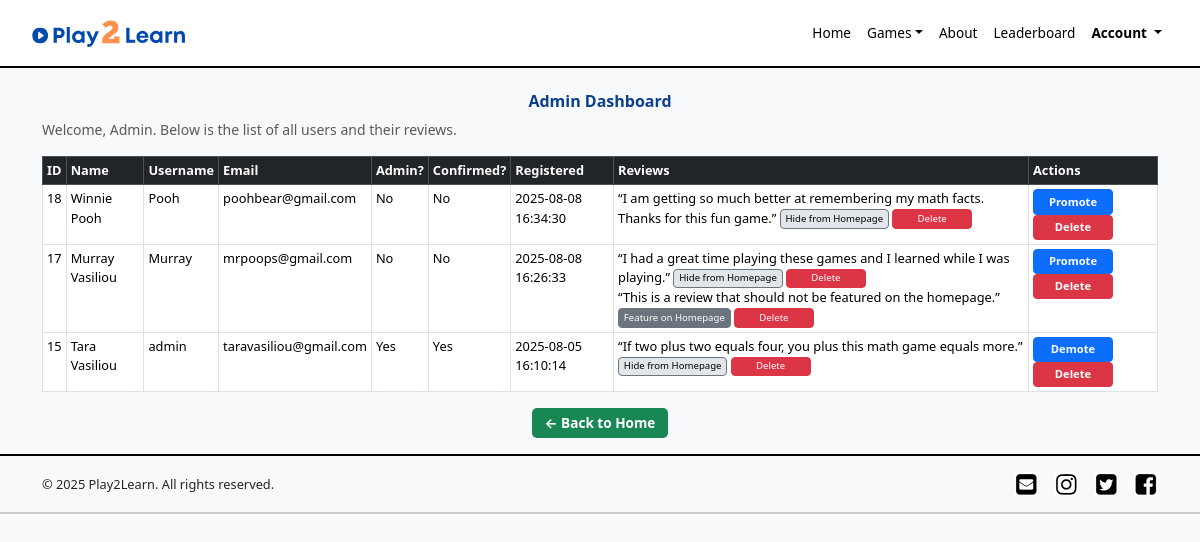
Page /admin.php (signed in) on the committed database.
### tables this page shows
CREATE TABLE `users` (
  `user_id` int NOT NULL,
  `first_name` varchar(50) NOT NULL,
  `last_name` varchar(50) NOT NULL,
  `email` varchar(100) NOT NULL,
  `username` varchar(30) NOT NULL,
  `pass_phrase` varchar(500) NOT NULL,
  `is_admin` tinyint NOT NULL DEFAULT '0',
  `date_registered` datetime NOT NULL DEFAULT CURRENT_TIMESTAMP,
  `registration_confirmed` tinyint NOT NULL DEFAULT '0'
);

CREATE TABLE `reviews` (
  `review_id` int NOT NULL,
  `user_id` int DEFAULT NULL,
  `review` longtext NOT NULL,
  `featured` tinyint NOT NULL DEFAULT '0'
);

### admin.php (the view, shortened to what this page needs)
<?php
require_once 'includes/db.php';
$users = $pdo->query("SELECT * FROM users ORDER BY date_registered DESC")->fetchAll(PDO::FETCH_ASSOC);
$reviewStmt = $pdo->query("SELECT * FROM reviews");
$reviewsByUser = [];
foreach ($reviewStmt as $review) {
    $reviewsByUser[$review['user_id']][] = $review;
}
?>
<!DOCTYPE html>
<html lang="en">
<head>
  <link href="https://cdn.jsdelivr.net/npm/bootstrap@5.3.3/dist/css/bootstrap.min.css" rel="stylesheet" />
  <link href="includes/normalize.css" rel="stylesheet">
  <link href="includes/styles.css" rel="stylesheet" />
</head>
<body class="bg-light">
<?php include 'includes/header.php'; ?>
<div class="container pt-0 pb-0">
  <h3>Admin Dashboard</h3>
  <p class="small text-muted">Welcome, Admin. Below is the list of all users and their reviews.</p>
  <div class="table-responsive">
    <table class="table table-bordered table-hover table-sm small bg-white">
      <thead class="table-dark">
        <tr>
          <th>ID</th>
          <th>Name</th>
          <th>Username</th>
          <th>Email</th>
          <th>Admin?</th>
          <th>Confirmed?</th>
          <th>Registered</th>
          <th>Reviews</th>
          <th>Actions</th>
        </tr>
      </thead>
      <tbody>
        <?php foreach ($users as $user): ?>
          <tr>
            <td><?= $user['user_id'] ?></td>
            <td><?= htmlspecialchars($user['first_name'] . ' ' . $user['last_name']) ?></td>
            <td><?= htmlspecialchars($user['username']) ?></td>
            <td><?= htmlspecialchars($user['email']) ?></td>
            <td><?= $user['is_admin'] ? 'Yes' : 'No' ?></td>
            <td><?= $user['registration_confirmed'] ? 'Yes' : 'No' ?></td>
            <td><?= $user['date_registered'] ?></td>
            <td>
              <?php if (!empty($reviewsByUser[$user['user_id']])): ?>
                <ul class="list-unstyled mb-0">
                  <?php foreach ($reviewsByUser[$user['user_id']] as $rev): ?>
                    <li>
                      <q><?= htmlspecialchars($rev['review']) ?></q>
                      <form method="POST" class="d-inline">
                        <?php if ($rev['featured']): ?>
                        <button name="action" value="unconfirm_review" class="btn btn-sm btn-secondary btn-fixed-width"
                        style="padding: 0.1rem 0.3rem; font-size: 0.6rem; font-weight: normal; background-color: #e2e6ea; color: #000;">
                        Hide from Homepage </button>
                        <?php else: ?>
                        <button name="action" value="confirm_review" class="btn btn-sm btn-secondary btn-fixed-width"
                        style="padding: 0.1rem 0.3rem; font-size: 0.6rem; font-weight: normal;">
                        Feature on Homepage </button>
                        <?php endif; ?>
                      </form>
                      <form method="POST" class="d-inline" onsubmit="return confirm('Are you sure you want to delete this review?');">
                        <button name="action" value="delete_review" class="btn btn-sm btn-danger btn-fixed-width"
                          style="padding: 0.1rem 0.3rem; font-size: 0.6rem; font-weight: normal;">
                          Delete
                        </button>
                      </form>
                    </li>
                  <?php endforeach; ?>
                </ul>
              <?php else: ?>
                <span class="text-muted">No review</span>
              <?php endif; ?>
            </td>
            <td>
              <form method="POST" style="display:inline-block;">
                <?php if ($user['is_admin']): ?>
                  <button name="action" value="demote" class="btn btn-primary btn-sm btn-fixed-width" style="padding: 0.2rem 0.5rem; font-size: 0.7rem; font-weight: bold;">Demote</button>
                <?php else: ?>
                  <button name="action" value="promote" class="btn btn-primary btn-sm btn-fixed-width" style="padding: 0.2rem 0.5rem; font-size: 0.7rem; font-weight: bold;">Promote</button>
                <?php endif; ?>
              </form>
              <form method="POST" style="display:inline-block;" onsubmit="return confirm('Are you sure you want to delete this user?');">
                <button name="action" value="delete" class="btn btn-danger btn-sm btn-fixed-width" style="padding: 0.2rem 0.5rem; font-size: 0.7rem; font-weight: bold;">Delete</button>
              </form>
            </td>
          </tr>
        <?php endforeach; ?>
      </tbody>
    </table>
  </div>
  <div class="mb-3 text-center">
    <a href="index.php" class="playButton">← Back to Home</a>
  </div>
</div>
<?php include 'includes/footer.php'; ?>
</body>
</html>

### includes/header.php (shortened to what this page needs)
<header>
  <nav class="navbar navbar-expand-lg navbar-light container">
    <a class="navbar-brand" href="index.php">
      <img src="images/Play2Learn.svg" alt="Play2Learn Home Logo" height="40" />
    </a>
    <div class="collapse navbar-collapse" id="mainNav">
      <ul class="navbar-nav ms-auto">
        <li class="nav-item"><a class="nav-link" href="index.php">Home</a></li>
        <li class="nav-item dropdown">
          <a class="nav-link dropdown-toggle" href="#" role="button" data-bs-toggle="dropdown">Games</a>
        </li>
        <li class="nav-item"><a class="nav-link" href="about.php">About</a></li>
        <?php if (isset($_SESSION['user_id'])): ?>
          <li class="nav-item"><a class="nav-link" href="leaderboard.php">Leaderboard</a></li>
          <li class="nav-item dropdown">
            <a class="nav-link dropdown-toggle fw-bold" href="#" role="button" data-bs-toggle="dropdown">
              Account
            </a>
          </li>
        <?php else: ?>
          <li class="nav-item"><a class="nav-link" href="login.php">Login</a></li>
        <?php endif; ?>
      </ul>
    </div>
  </nav>
</header>

### includes/footer.php
<footer class="bg-light py-3">
  <div class="container d-flex flex-column flex-md-row justify-content-between align-items-center">
    <p class="mb-2 mb-md-0">&copy; 2025 Play2Learn. All rights reserved.</p>
    <div class="d-flex gap-3">
      <a href="contact-us.php" aria-label="Email">
        <img src="images/icon-contact-us.png" alt="Email" width="24" height="24">
      </a>
      <a href="https://instagram.com" target="_blank" aria-label="Instagram">
        <img src="images/icon-instagram.png" alt="Instagram" width="24" height="24">
      </a>
      <a href="https://twitter.com" target="_blank" aria-label="Twitter">
        <img src="images/icon-twitter.png" alt="Twitter" width="24" height="24">
      </a>
      <a href="https://facebook.com" target="_blank" aria-label="Facebook">
        <img src="images/icon-facebook.png" alt="Facebook" width="24" height="24">
      </a>
    </div>
  </div>
</footer>

### includes/styles.css (style rules this page uses)
header { border-bottom: 2px solid black; background-color: white; margin-bottom: 1.5rem; }
.navbar { border-bottom: none !important; background-color: white; }
.navbar-nav .nav-link { font-size: 0.85rem; color: #000; }
.navbar .dropdown-toggle { border: none !important; box-shadow: none !important; background: transparent !important; }
footer { border-top: 2px solid #000 !important; border-bottom: 2px solid #ccc !important; background-color: #f8f9fa; padding: 0.75rem 1rem; }
footer p { font-size: 0.8rem; margin-bottom: 0; }
footer .container { display: flex; flex-direction: column; flex-wrap: wrap; justify-content: space-between; align-items: center; }
footer .d-flex { gap: 1rem; }
.d-flex.gap-3 > a img { width: 24px; height: 24px; display: block; }
h3 { text-align: center; font-weight: bold; font-size: 1rem; color: #0b3d91; }
.playButton { display: inline-block; padding: 0.3rem 0.8rem; background-color: #198754; color: white; font-weight: 700; font-size: 0.85rem; text-decoration: none; border-radius: 5px; transition: background-color 0.3s ease; align-self: flex-end; }
button.btn { font-size: 0.9rem; padding: 0.375rem 0.75rem; }
form { max-width: 480px; margin-left: auto; margin-right: auto; }

### admin.php (style rules this page uses)
table.table.small, table.table.small td, table.table.small th { font-size: 0.8rem; }
.btn-fixed-width { min-width: 80px; text-align: center; display: inline-block; white-space: nowrap; }

### rows in the picture
users: user_id "18", first_name+last_name "Winnie Pooh", username "Pooh", email "poohbear@gmail.com", is_admin "No", registration_confirmed "No", date_registered "2025-08-08 16:34:30"
reviews: review "I am getting so much better at remembering my math facts. Thanks for this fun game.", featured "Hide from Homepage"
users: user_id "17", first_name+last_name "Murray Vasiliou", username "Murray", email "mrpoops@gmail.com", is_admin "No", registration_confirmed "No", date_registered "2025-08-08 16:26:33"
reviews: review "I had a great time playing these games and I learned while I was playing.", featured "Hide from Homepage"
reviews: review "This is a review that should not be featured on the homepage.", featured "Feature on Homepage"
users: user_id "15", first_name+last_name "Tara Vasiliou", username "admin", email "taravasiliou@gmail.com", is_admin "Yes", registration_confirmed "Yes", date_registered "2025-08-05 16:10:14"
reviews: review "If two plus two equals four, you plus this math game equals more.", featured "Hide from Homepage"
